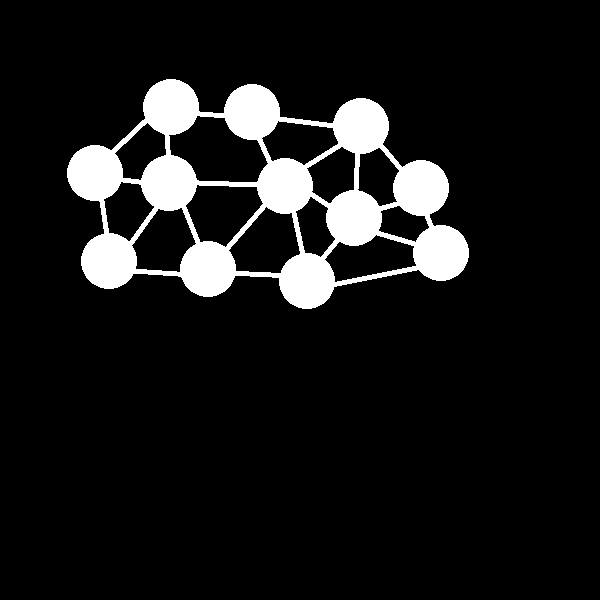
%> input picture 497 Deep Learning & Computer Vision/HW 2A/connected.bmp, 600 x 600 px
$ octave HW2.m   (GNU Octave 9; MATLAB toolbox functions it lacks are replaced by stand-ins)
%> lines starting %> are read from the running program, lines starting %| are printed output that depends on the picture; in (x1, y1, x2, y2) boxes, pixels count from 0 and x2, y2 are one past the last pixel; in counts of white or black regions, pixels touching at a corner belong together; the program's own positions count from 1
%{
Andrew Kozempel
CMPSC 497
Fall 2023
HW2 imopen() and imclose()

amk97@psu.edu

%}

%---------
% imopen()
%---------

% load image
im = imread('connected.bmp');
%> im is the input picture: size 600x600x3 uint8; 9.4% white; 1 white region, box (x1, y1, x2, y2) and area: (67, 79, 469, 309) 33720

% print size
fprintf('Size of connected.bmp (imopen() image): %d x %d\n', size(im,1), size(im,2));
%| Size of connected.bmp (imopen() image): 600 x 600

% show image
figure;
imshow(im);
title('Original: Before imopen()');

% separate the circles using imopen()
se = strel('disk', 5);
im_opened = imopen(im, se);
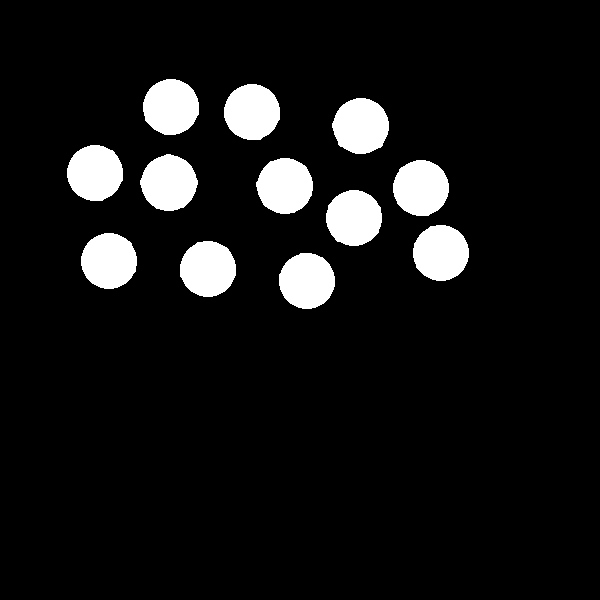
%> im_opened: size 600x600x3 uint8; 8.2% white; 12 white regions, largest, box (x1, y1, x2, y2) and area: (140, 154, 198, 211) 2473, (332, 98, 389, 154) 2472, (256, 158, 313, 214) 2469

% show separate objects
figure;
imshow(im_opened);
title('New: After imopen()');

%----------
% imclose()
%----------

% load image
im2 = imread('separate.bmp');
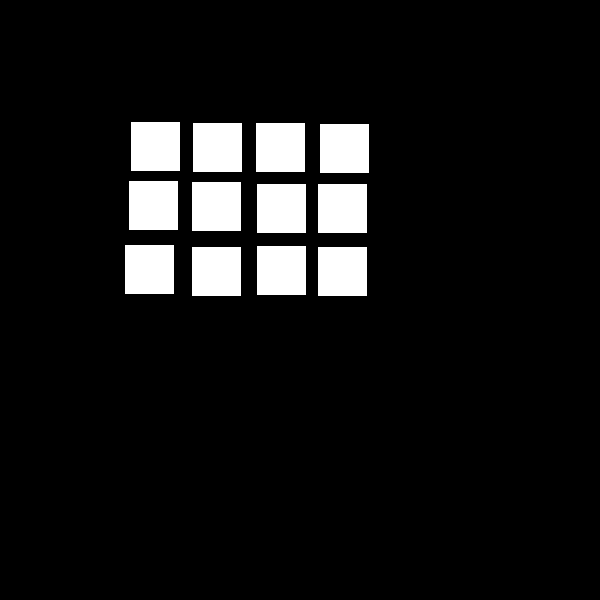
%> input picture 497 Deep Learning & Computer Vision/HW 2A/separate.bmp, 600 x 600 px
%> im2 is the input picture: size 600x600x3 uint8; 8% white; 12 white regions, largest, box (x1, y1, x2, y2) and area: (131, 122, 180, 171) 2401, (193, 123, 242, 172) 2401, (256, 123, 305, 172) 2401

% print size
fprintf('Size of separate.bmp (imclose() image): %d x %d\n', size(im2,1), size(im2,2));
%| Size of separate.bmp (imclose() image): 600 x 600

% show image
figure;
imshow(im2);
title('Original: Before imclose()');

% separate the squares using imclose()
se2 = strel('square', 20);
im_closed = imclose(im2, se2);
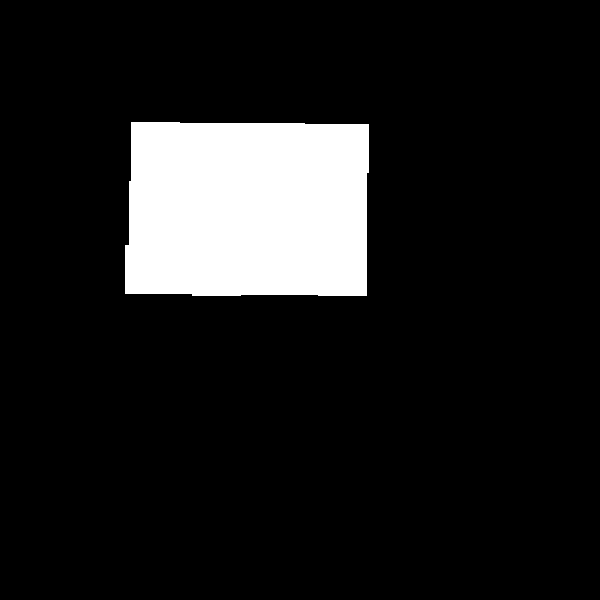
%> im_closed: size 600x600x3 uint8; 11.4% white; 1 white region, box (x1, y1, x2, y2) and area: (125, 122, 369, 296) 41136

% show separate objects
figure;
imshow(im_closed);
title('New: After imclose()');
